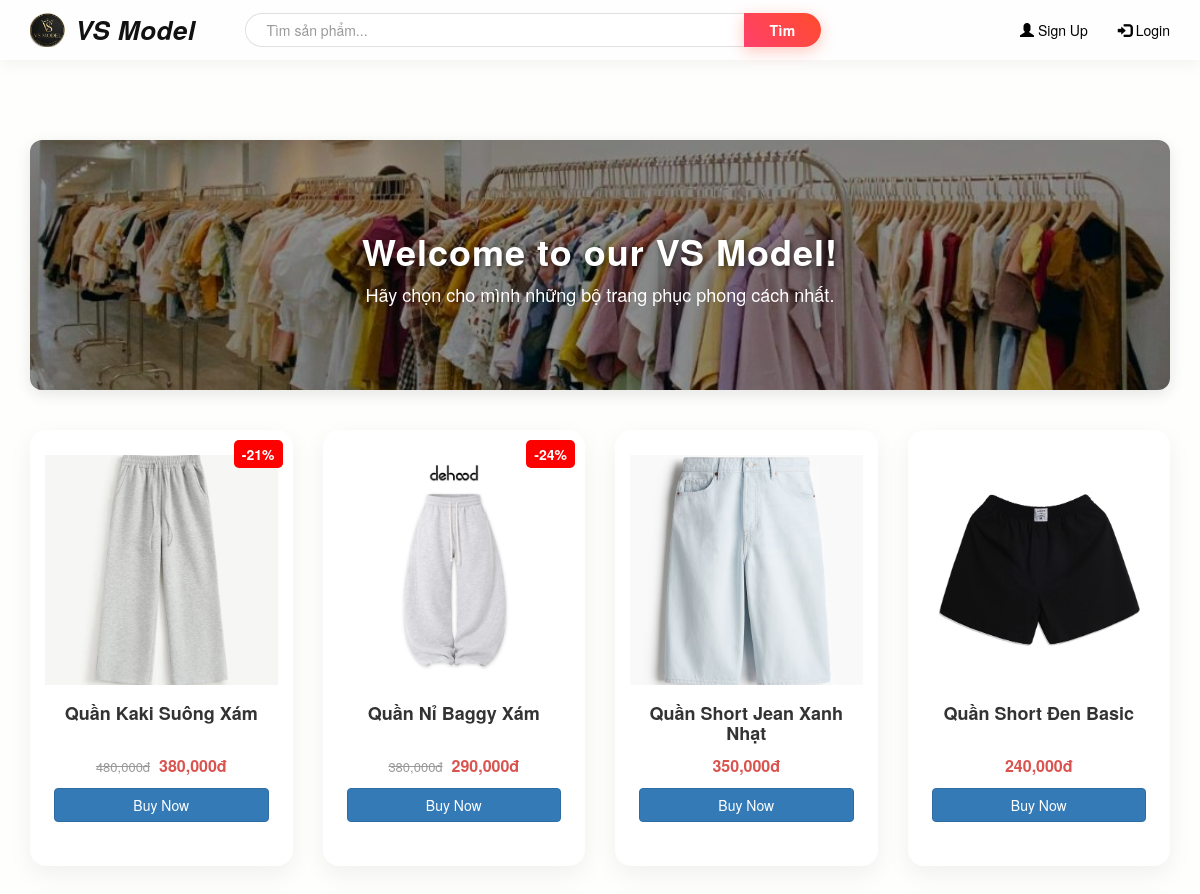
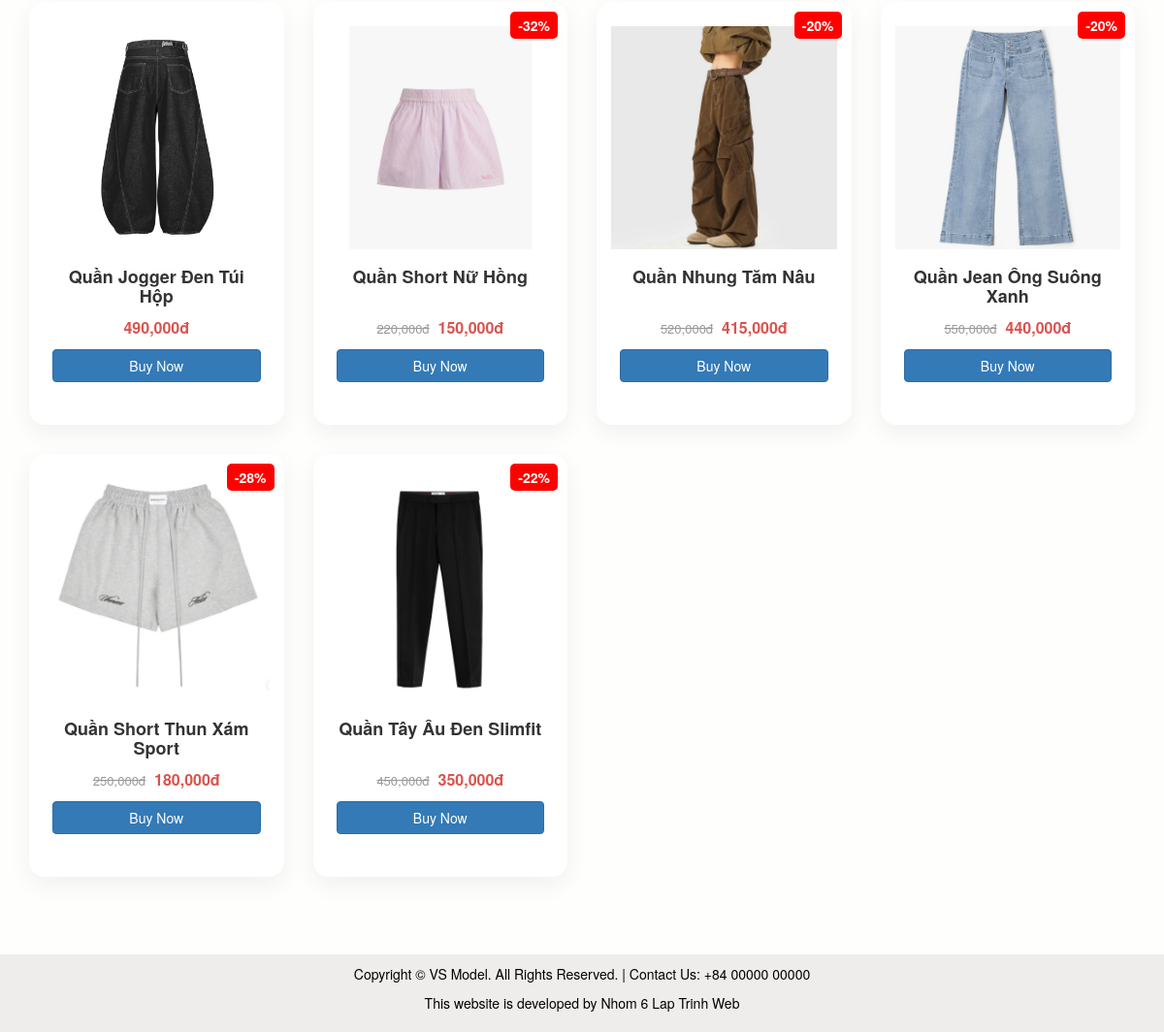
Page /products.php?cat=Pants on the earlier database version (2 pictures, top to bottom).
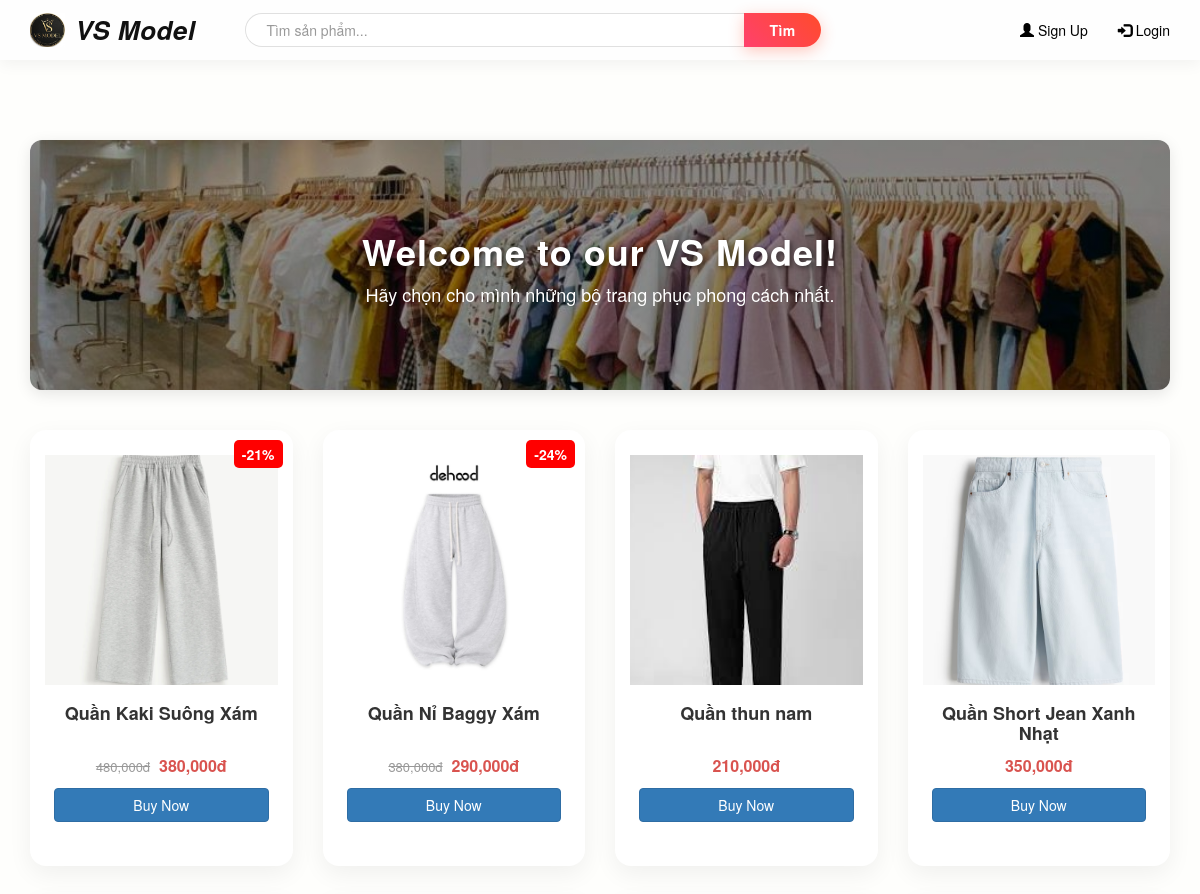
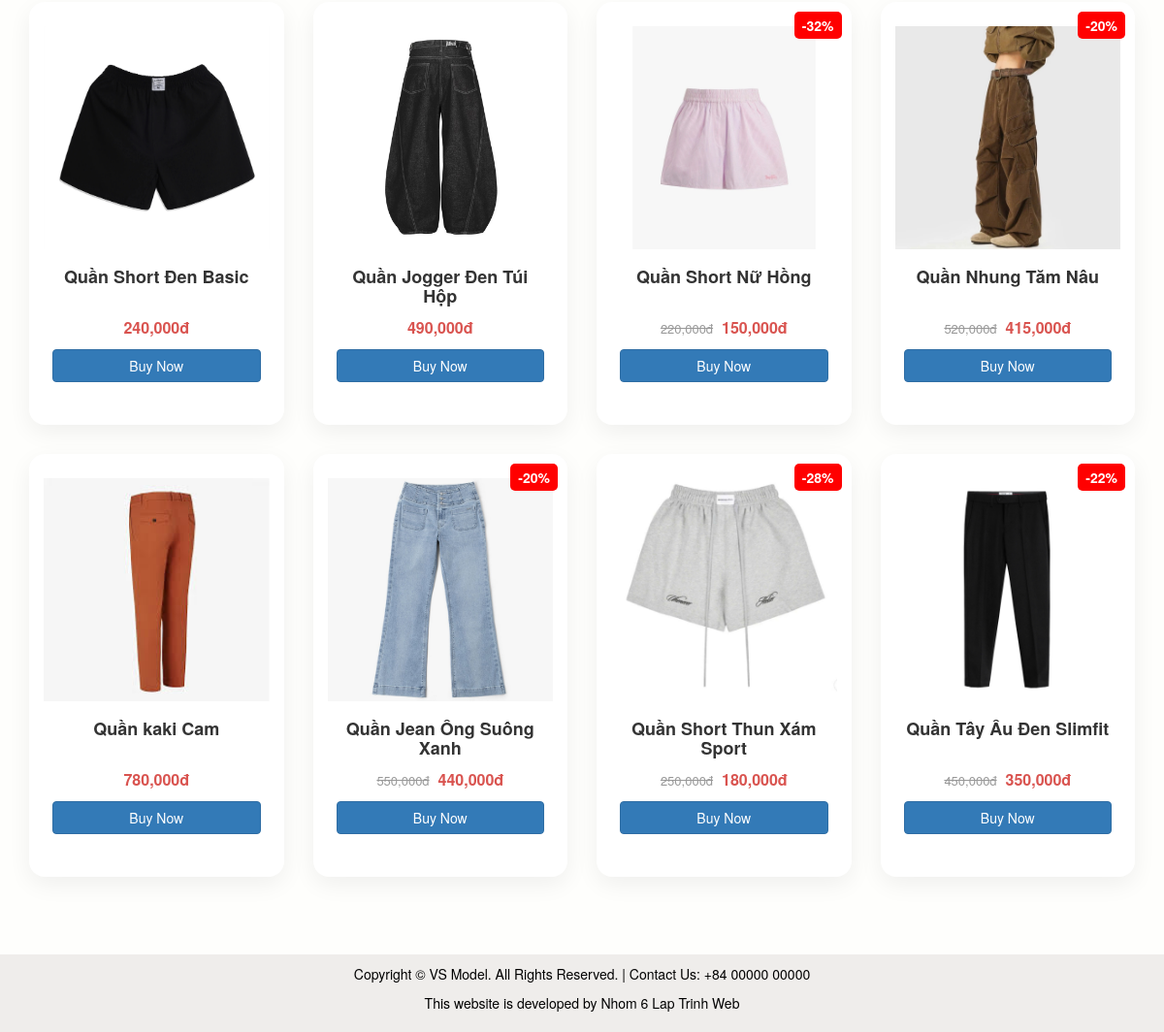
Same page on the later database version (2 pictures, top to bottom).
### tables this page shows
CREATE TABLE `items` (
  `id` int(11) NOT NULL,
  `name` varchar(255) NOT NULL,
  `price` int(11) NOT NULL,
  `discount_price` int(11) DEFAULT 0,
  `category` varchar(50) NOT NULL,
  `image` varchar(255) DEFAULT NULL
);

### products.php (the view, shortened to what this page needs)
<?php
    require 'check_if_added.php';
    $cat = isset($_GET['cat']) ? mysqli_real_escape_string($con, $_GET['cat']) : "";
    $search = isset($_GET['search']) ? mysqli_real_escape_string($con, $_GET['search']) : "";
    if ($search != "") {
        $query = "SELECT * FROM items WHERE name LIKE '%$search%'";
    } elseif ($cat != "") {
        $query = "SELECT * FROM items WHERE category = '$cat' ORDER BY RAND()";
    } else {
        $query = "SELECT * FROM items ORDER BY RAND()";
    }
    $result = mysqli_query($con, $query) or die(mysqli_error($con));
?>
<!DOCTYPE html>
<html>
    <head>
        <link rel="stylesheet" href="bootstrap/css/bootstrap.min.css" type="text/css">
        <link rel="stylesheet" href="css/style.css" type="text/css">
    </head>
    <body>
        <div>
            <?php require 'header.php'; ?>
            <div class="container" style="margin-top: 80px;">
                <div class="product-banner">
    <div class="banner-content">
        <h1>Welcome to our VS Model!</h1>
        <p>Hãy chọn cho mình những bộ trang phục phong cách nhất.</p>
    </div>
</div>
                <div class="row">
                    <?php
                    while($row = mysqli_fetch_array($result)) {
                        $percent = 0;
                        if($row['discount_price'] > 0 && $row['price'] > 0) {
                            $percent = round((($row['price'] - $row['discount_price']) / $row['price']) * 100);
                        }
                    ?>
                    <div class="col-md-3 col-sm-6">
                        <div class="thumbnail" style="position: relative;">
                            <?php if($percent > 0): ?>
                                <div class="sale-tag">-<?php echo $percent; ?>%</div>
                            <?php endif; ?>
                            <img src="img/<?php echo $row['image']; ?>" alt="Product" style="height: 230px; object-fit: cover; width: 100%;">
                            <div class="caption text-center">
                                <h4 style="height: 40px; overflow: hidden; font-weight: bold;"><?php echo $row['name']; ?></h4>
                                <p>
                                    <?php if($percent > 0): ?>
                                        <span class="old-price"><?php echo number_format($row['price']); ?>đ</span>
                                        <span class="new-price"><?php echo number_format($row['discount_price']); ?>đ</span>
                                    <?php else: ?>
                                        <span class="new-price"><?php echo number_format($row['price']); ?>đ</span>
                                    <?php endif; ?>
                                </p>
                                <?php if(!isset($_SESSION['email'])){ ?>
                                    <p><a href="login.php" role="button" class="btn btn-primary btn-block">Buy Now</a></p>
                                <?php } ?>
                            </div>
                        </div>
                    </div>
                    <?php } ?>
                </div>
            </div>
            <footer class="footer" style="margin-top: 50px;">
                <div class="container text-center">
                     <p>Copyright &copy VS Model. All Rights Reserved. | Contact Us: +84 00000 00000</p>
                   <p>This website is developed by Nhom 6 Lap Trinh Web</p>
                </div>
            </footer>
        </div>
    </body>
</html>

### header.php (shortened to what this page needs)
<nav class="navbar navbar-inverse navbar-fixed-top">
    <div class="container">
        <div class="navbar-header">
            <a class="navbar-brand" href="index.php" style="display: flex; align-items: center; padding: 0 15px; height: 50px;">
    <img src="img/VS_Model.jpg" alt="Logo" style="height: 35px; width: auto; margin-right: 10px; object-fit: contain;">
    <span style="font-weight: 900; font-size: 26px; font-style: italic; color: #111;">VS Model</span>
</a>
        </div>
        <div class="collapse navbar-collapse" id="myNavbar">
            <form class="navbar-form navbar-left" action="products.php" method="GET" style="margin-left:20px;">
                <div class="input-group">
                    <input type="text" name="search" class="form-control" placeholder="Tìm sản phẩm..." required>
                    <span class="input-group-btn">
                        <button type="submit" class="btn btn-danger" style="background-color:#c2606f">Tìm</button>
                    </span>
                </div>
            </form>
            <ul class="nav navbar-nav navbar-right">
                <?php if(isset($_SESSION['email'])){ ?>
                    <li><a href="cart.php"><span class="glyphicon glyphicon-shopping-cart"></span> Cart</a></li>
                    <li><a href="settings.php"><span class="glyphicon glyphicon-cog"></span> Settings</a></li>
                    <li><a href="logout.php"><span class="glyphicon glyphicon-log-out"></span> Logout</a></li>
                <?php } else { ?>
                    <li><a href="signup.php"><span class="glyphicon glyphicon-user"></span> Sign Up</a></li>
                    <li><a href="login.php"><span class="glyphicon glyphicon-log-in"></span> Login</a></li>
                <?php } ?>
            </ul>
        </div>
    </div>
</nav>

### css/style.css (style rules this page uses)
.product-banner { background: linear-gradient(rgba(0, 0, 0, 0.4), rgba(0, 0, 0, 0.4)), url("../img/product_banner.jpg") no-repeat center center; background-size: cover; height: 250px; border-radius: 12px; display: flex; align-items: center; justify-content: center; text-align: center; color: #ffffff; margin-bottom: 40px; box-shadow: 0 4px 15px rgba(0, 0, 0, 0.1); }
.product-banner .banner-content { padding: 0 20px; }
.product-banner h1 { font-weight: 800; font-size: 36px; margin-bottom: 10px; letter-spacing: 1px; text-shadow: 2px 2px 5px rgba(0, 0, 0, 0.5); }
.product-banner p { font-size: 18px; font-weight: 400; }
footer { background-color: #efedeb; color: black; padding: 10px; text-align: center; margin-top: 30px; }
.footer { position: relative; width: 100%; }
html { min-height: 100%; position: relative; }
.navbar { background-color: #fefefe !important; border-bottom: none; box-shadow: 0 4px 15px rgba(0, 0, 0, 0.05); padding: 5px 0; position: fixed !important; top: 0; width: 100%; z-index: 1050 !important; transition: top 0.3s ease-in-out; }
body { padding-top: 60px; background-color: #fefefc; }
.navbar .navbar-nav > li > a, .navbar .navbar-nav > li > a:hover, .navbar .navbar-nav > li > a:focus, .navbar .navbar-nav > .active > a, .navbar .navbar-nav > .active > a:hover { color: #000000 !important; background-color: transparent !important; }
.navbar .navbar-nav > li > a span, .navbar .navbar-nav > li > a:hover span, .navbar .navbar-nav > li > a:focus span, .navbar .navbar-nav > li > a i, .navbar .navbar-nav > li > a:hover i, .navbar .navbar-nav > li > a:focus i { color: #000000 !important; }
.navbar-brand { color: #111111 !important; font-weight: 800; font-size: 24px; font-style: italic; letter-spacing: 0.5px; }
.navbar-form .form-control { border-radius: 20px 0 0 20px; border: 1px solid #e0e0e0; border-right: none; box-shadow: none; padding-left: 20px; width: 500px !important; }
.navbar-form .btn { border-radius: 0 25px 25px 0 !important; background: linear-gradient( 45deg, #ff416c, #ff4b2b ) !important; color: white !important; border: none !important; box-shadow: 0 4px 15px rgba(255, 75, 43, 0.3) !important; padding: 7px 25px; font-weight: 700; letter-spacing: 0.5px; transition: all 0.3s ease; }
.thumbnail { background-color: #ffffff !important; border: none !important; border-radius: 16px !important; padding: 25px 15px !important; box-shadow: 0 8px 24px rgba(0, 0, 0, 0.06) !important; transition: all 0.4s cubic-bezier(0.175, 0.885, 0.32, 1.275) !important; overflow: hidden; margin-bottom: 30px; }
.thumbnail p { color: #7f8c8d; font-size: 14px; margin-top: 8px; line-height: 1.5; }

### products.php (style rules this page uses)
.sale-tag { position: absolute; top: 10px; right: 10px; background: #ff0000; color: white; padding: 4px 8px; border-radius: 5px; font-weight: bold; z-index: 5; }
.old-price { text-decoration: line-through; color: #999; margin-right: 5px; font-size: 13px; }
.new-price { color: #d9534f; font-weight: bold; font-size: 16px; }
.thumbnail { transition: 0.3s; border: 1px solid #ddd; }

Differences in the rows shown:
added items: image (picture), name "Quần thun nam", price "210,000"
added items: image (picture), name "Quần kaki Cam", price "780,000"
